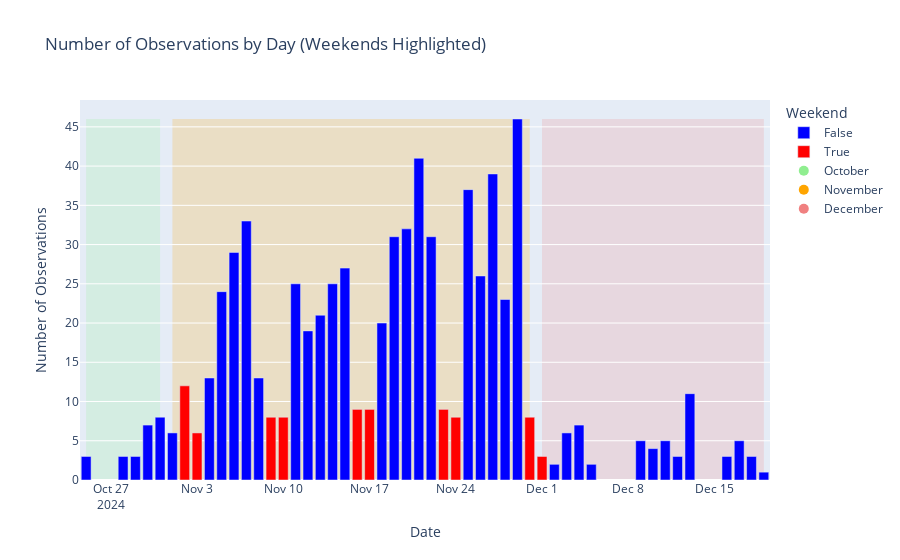

Notebook code cell kept with this figure:
### Markdown cell above
## Plot observations

### Code cell
# Group data by date and calculate the total number of observations per day
observations_by_day = gdf.groupby("date")["Count"].count().reset_index()
observations_by_day["weekday"] = observations_by_day["date"].dt.weekday
observations_by_day["is_weekend"] = observations_by_day["weekday"].isin([5, 6])
observations_by_day["Month"] = observations_by_day["date"].dt.month

# Create the plot
fig = px.bar(
    observations_by_day,
    x="date",
    y="Count",
    color="is_weekend",
    color_discrete_map={True: "red", False: "blue"},
    labels={"is_weekend": "Weekend"},
    title="Number of Observations by Day (Weekends Highlighted)"
)

fig.update_layout(xaxis_title="Date", yaxis_title="Number of Observations")

# Add background highlights for each month with a different color
month_colors = ['LightGreen', 'Orange', 'LightCoral']  # Replaced 'LightBlue' with 'Orange'
month_name = ['October','November','December']
for i, (month, month_data) in enumerate(observations_by_day.groupby("Month")):
    start_date = month_data['date'].min()
    end_date = month_data['date'].max()
    fig.add_shape(
        type="rect",
        x0=start_date,
        x1=end_date,
        y0=0,
        y1=observations_by_day['Count'].max(),
        fillcolor=month_colors[i % len(month_colors)],
        opacity=0.2,
        layer="below",
        line_width=0
    )

# Add month colors to the legend
for i, color in enumerate(month_colors):
    fig.add_trace(
        go.Scatter(
            x=[None], y=[None], mode='markers',
            marker=dict(size=10, color=color),
            name=month_name[i]
        )
    )

# Show the updated figure
fig.show()

### Figure 1 — Plotly figure (JSON) as saved in the notebook; plotly's stock layout.template omitted (floating-point values rounded to 4 significant figures)
{"data": [{"alignmentgroup": "True", "hovertemplate": "Weekend=False<br>date=%{x}<br>Count=%{y}<extra></extra>", "legendgroup": "False", "marker": {"color": "blue", "pattern": {"shape": ""}}, "name": "False", "offsetgroup": "False", "orientation": "v", "showlegend": true, "textposition": "auto", "type": "bar", "x": ["2024-10-25T00:00:00", "2024-10-28T00:00:00", "2024-10-29T00:00:00", "2024-10-30T00:00:00", "2024-10-31T00:00:00", "2024-11-01T00:00:00", "2024-11-04T00:00:00", "2024-11-05T00:00:00", "2024-11-06T00:00:00", "2024-11-07T00:00:00", "2024-11-08T00:00:00", "2024-11-11T00:00:00", "2024-11-12T00:00:00", "2024-11-13T00:00:00", "2024-11-14T00:00:00", "2024-11-15T00:00:00", "2024-11-18T00:00:00", "2024-11-19T00:00:00", "2024-11-20T00:00:00", "2024-11-21T00:00:00", "2024-11-22T00:00:00", "2024-11-25T00:00:00", "2024-11-26T00:00:00", "2024-11-27T00:00:00", "2024-11-28T00:00:00", "2024-11-29T00:00:00", "2024-12-02T00:00:00", "2024-12-03T00:00:00", "2024-12-04T00:00:00", "2024-12-05T00:00:00", "2024-12-09T00:00:00", "2024-12-10T00:00:00", "2024-12-11T00:00:00", "2024-12-12T00:00:00", "2024-12-13T00:00:00", "2024-12-16T00:00:00", "2024-12-17T00:00:00", "2024-12-18T00:00:00", "2024-12-19T00:00:00"], "xaxis": "x", "y": [3, 3, 3, 7, 8, 6, 13, 24, 29, 33, 13, 25, 19, 21, 25, 27, 20, 31, 32, 41, 31, 37, 26, 39, 23, 46, 2, 6, 7, 2, 5, 4, 5, 3, 11, 3, 5, 3, 1], "yaxis": "y"}, {"alignmentgroup": "True", "hovertemplate": "Weekend=True<br>date=%{x}<br>Count=%{y}<extra></extra>", "legendgroup": "True", "marker": {"color": "red", "pattern": {"shape": ""}}, "name": "True", "offsetgroup": "True", "orientation": "v", "showlegend": true, "textposition": "auto", "type": "bar", "x": ["2024-11-02T00:00:00", "2024-11-03T00:00:00", "2024-11-09T00:00:00", "2024-11-10T00:00:00", "2024-11-16T00:00:00", "2024-11-17T00:00:00", "2024-11-23T00:00:00", "2024-11-24T00:00:00", "2024-11-30T00:00:00", "2024-12-01T00:00:00"], "xaxis": "x", "y": [12, 6, 8, 8, 9, 9, 9, 8, 8, 3], "yaxis": "y"}, {"marker": {"color": "LightGreen", "size": 10}, "mode": "markers", "name": "October", "type": "scatter", "x": [null], "y": [null]}, {"marker": {"color": "Orange", "size": 10}, "mode": "markers", "name": "November", "type": "scatter", "x": [null], "y": [null]}, {"marker": {"color": "LightCoral", "size": 10}, "mode": "markers", "name": "December", "type": "scatter", "x": [null], "y": [null]}], "layout": {"barmode": "relative", "legend": {"title": {"text": "Weekend"}, "tracegroupgap": 0}, "shapes": [{"fillcolor": "LightGreen", "layer": "below", "line": {"width": 0}, "opacity": 0.2, "type": "rect", "x0": "2024-10-25T00:00:00", "x1": "2024-10-31T00:00:00", "y0": 0, "y1": 46}, {"fillcolor": "Orange", "layer": "below", "line": {"width": 0}, "opacity": 0.2, "type": "rect", "x0": "2024-11-01T00:00:00", "x1": "2024-11-30T00:00:00", "y0": 0, "y1": 46}, {"fillcolor": "LightCoral", "layer": "below", "line": {"width": 0}, "opacity": 0.2, "type": "rect", "x0": "2024-12-01T00:00:00", "x1": "2024-12-19T00:00:00", "y0": 0, "y1": 46}], "title": {"text": "Number of Observations by Day (Weekends Highlighted)"}, "xaxis": {"anchor": "y", "domain": [0, 1], "title": {"text": "Date"}}, "yaxis": {"anchor": "x", "domain": [0, 1], "title": {"text": "Number of Observations"}}}}
